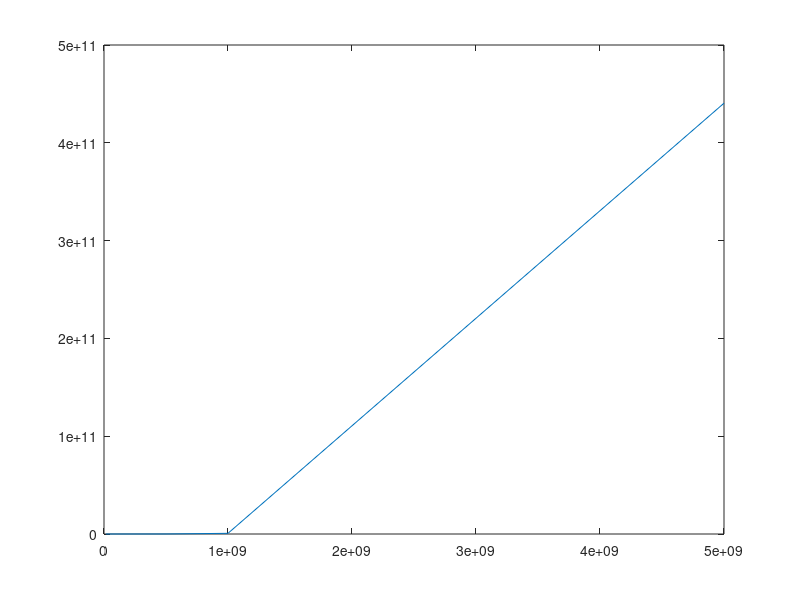

Write MATLAB code to recreate this figure. (Note: this script raises an error after producing the figure.)

x = [100, 1000, 5000, 10000, 50000, 200000, 400000, 600000, 800000, 1000000, 2000000, 3000000, 4000000, 5000000, 6000000, 7000000, 8000000, 9000000, 10000000]

tiempo_real = [0.0006620884, 0.0009028912,0.0022888184,0.0043179989,0.0231499672,0.1025629044,0.2220549583,0.3357808590,0.4803540707,0.5886080265,1.3140280247,2.0790300369,2.9057221413,3.7912540436,4.6123199463,5.4642441273,6.5550670624,7.1823101044,8.5418469906]
estimaciones = [15000000,20000000,500000000,1000000000,5000000000]
n = 4
p=polyfit(x,tiempo_real,n)
xi=linspace(15000000,5000000000);
z=polyval(p,estimaciones)



t_real = plot(estimaciones, z)
t_real.Marker = 'o'
t_real.Color = 'b'
title('Aproximaciones')
ylabel('Tiempo (s)');
xlabel('Tamaño de entrada');

